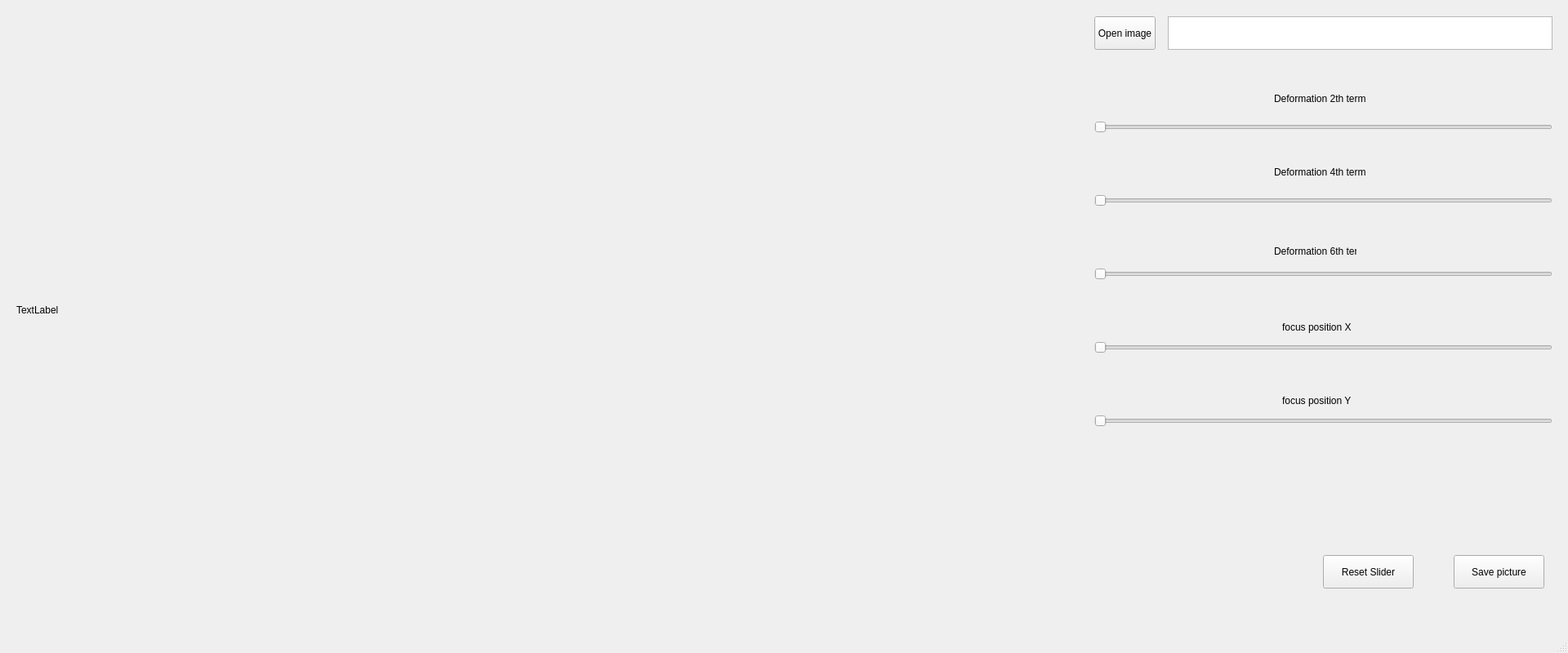
<?xml version="1.0" encoding="UTF-8"?>
<ui version="4.0">
 <class>MainWindow</class>
 <widget class="QMainWindow" name="MainWindow">
  <property name="geometry">
   <rect>
    <x>0</x>
    <y>0</y>
    <width>1920</width>
    <height>800</height>
   </rect>
  </property>
  <property name="windowTitle">
   <string>MainWindow</string>
  </property>
  <widget class="QWidget" name="centralwidget">
   <widget class="QPushButton" name="OpenFileButton">
    <property name="geometry">
     <rect>
      <x>1340</x>
      <y>20</y>
      <width>75</width>
      <height>41</height>
     </rect>
    </property>
    <property name="text">
     <string>Open image</string>
    </property>
   </widget>
   <widget class="QTextEdit" name="DisplayFilePath">
    <property name="geometry">
     <rect>
      <x>1430</x>
      <y>20</y>
      <width>471</width>
      <height>41</height>
     </rect>
    </property>
   </widget>
   <widget class="QLabel" name="ImgDisplay">
    <property name="geometry">
     <rect>
      <x>20</x>
      <y>20</y>
      <width>1280</width>
      <height>720</height>
     </rect>
    </property>
    <property name="text">
     <string>TextLabel</string>
    </property>
   </widget>
   <widget class="QLabel" name="LR2">
    <property name="geometry">
     <rect>
      <x>1560</x>
      <y>110</y>
      <width>151</width>
      <height>21</height>
     </rect>
    </property>
    <property name="text">
     <string>Deformation 2th term</string>
    </property>
   </widget>
   <widget class="QSlider" name="R2">
    <property name="geometry">
     <rect>
      <x>1340</x>
      <y>140</y>
      <width>561</width>
      <height>31</height>
     </rect>
    </property>
    <property name="orientation">
     <enum>Qt::Horizontal</enum>
    </property>
   </widget>
   <widget class="QSlider" name="R4">
    <property name="geometry">
     <rect>
      <x>1340</x>
      <y>230</y>
      <width>561</width>
      <height>31</height>
     </rect>
    </property>
    <property name="orientation">
     <enum>Qt::Horizontal</enum>
    </property>
   </widget>
   <widget class="QLabel" name="LR4">
    <property name="geometry">
     <rect>
      <x>1560</x>
      <y>200</y>
      <width>121</width>
      <height>21</height>
     </rect>
    </property>
    <property name="text">
     <string>Deformation 4th term</string>
    </property>
   </widget>
   <widget class="QSlider" name="R6">
    <property name="geometry">
     <rect>
      <x>1340</x>
      <y>320</y>
      <width>561</width>
      <height>31</height>
     </rect>
    </property>
    <property name="orientation">
     <enum>Qt::Horizontal</enum>
    </property>
   </widget>
   <widget class="QLabel" name="LR6">
    <property name="geometry">
     <rect>
      <x>1560</x>
      <y>300</y>
      <width>101</width>
      <height>16</height>
     </rect>
    </property>
    <property name="text">
     <string>Deformation 6th term</string>
    </property>
   </widget>
   <widget class="QLabel" name="Lcentx">
    <property name="geometry">
     <rect>
      <x>1570</x>
      <y>390</y>
      <width>131</width>
      <height>21</height>
     </rect>
    </property>
    <property name="text">
     <string>focus position X</string>
    </property>
   </widget>
   <widget class="QSlider" name="centx">
    <property name="geometry">
     <rect>
      <x>1340</x>
      <y>410</y>
      <width>561</width>
      <height>31</height>
     </rect>
    </property>
    <property name="orientation">
     <enum>Qt::Horizontal</enum>
    </property>
   </widget>
   <widget class="QPushButton" name="SaveImg">
    <property name="geometry">
     <rect>
      <x>1780</x>
      <y>680</y>
      <width>111</width>
      <height>41</height>
     </rect>
    </property>
    <property name="text">
     <string>Save picture</string>
    </property>
   </widget>
   <widget class="QLabel" name="Lcenty">
    <property name="geometry">
     <rect>
      <x>1570</x>
      <y>480</y>
      <width>131</width>
      <height>21</height>
     </rect>
    </property>
    <property name="text">
     <string>focus position Y</string>
    </property>
   </widget>
   <widget class="QSlider" name="centy">
    <property name="geometry">
     <rect>
      <x>1340</x>
      <y>500</y>
      <width>561</width>
      <height>31</height>
     </rect>
    </property>
    <property name="orientation">
     <enum>Qt::Horizontal</enum>
    </property>
   </widget>
   <widget class="QPushButton" name="Reset">
    <property name="geometry">
     <rect>
      <x>1620</x>
      <y>680</y>
      <width>111</width>
      <height>41</height>
     </rect>
    </property>
    <property name="text">
     <string>Reset Slider</string>
    </property>
   </widget>
  </widget>
  <widget class="QMenuBar" name="menubar">
   <property name="geometry">
    <rect>
     <x>0</x>
     <y>0</y>
     <width>1920</width>
     <height>21</height>
    </rect>
   </property>
  </widget>
  <widget class="QStatusBar" name="statusbar"/>
 </widget>
 <resources/>
 <connections/>
</ui>
